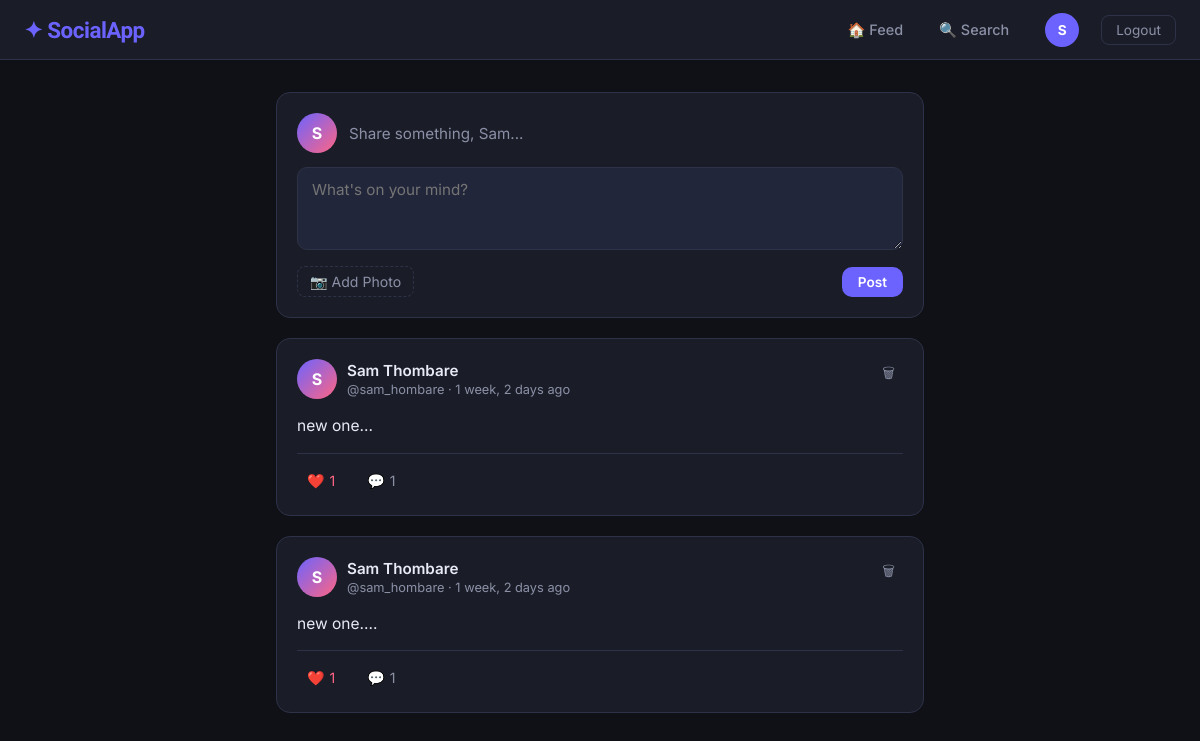
The page /feed/ (signed in) on the database its author committed.
### core/models.py (models this page shows, shortened)
class Post(models.Model):
    author      = models.ForeignKey(User, on_delete=models.CASCADE, related_name='posts')
    content     = models.TextField(max_length=500)
    image       = models.ImageField(upload_to='posts/', blank=True, null=True)
    created_at  = models.DateTimeField(default=timezone.now)
    updated_at  = models.DateTimeField(auto_now=True)
    class Meta:
        ordering = ['-created_at']   # Newest posts first
    def get_likes_count(self):
        return Like.objects.filter(post=self).count()
    def get_comments_count(self):
        return Comment.objects.filter(post=self).count()

### core/views.py (the view)
# urls.py: path('feed/',      views.feed_view,     name='feed'),
@login_required
def feed_view(request):
    get_or_create_profile(request.user)
    if request.method == 'POST':
        form = PostForm(request.POST, request.FILES)
        if form.is_valid():
            post = form.save(commit=False)
            post.author = request.user
            post.save()
            messages.success(request, 'Post created!')
            return redirect('feed')
    else:
        form = PostForm()
    following_ids = Follow.objects.filter(
        follower=request.user
    ).values_list('following_id', flat=True)
    posts = Post.objects.filter(
        Q(author__in=following_ids) | Q(author=request.user)
    ).select_related('author', 'author__profile').prefetch_related('likes', 'comments')
    liked_post_ids = Like.objects.filter(
        user=request.user
    ).values_list('post_id', flat=True)
    context = {
        'form': form,
        'posts': posts,
        'liked_post_ids': list(liked_post_ids),
    }
    return render(request, 'core/feed.html', context)

### core/forms.py
class PostForm(forms.ModelForm):
    class Meta:
        model   = Post
        fields  = ['content', 'image']
        widgets = {
            'content': forms.Textarea(attrs={
                'placeholder': "What's on your mind?",
                'class': 'post-textarea',
                'rows': 3
            }),
            'image': forms.FileInput(attrs={'class': 'file-input'}),
        }

### core/views.py (called while the page is built)
def get_or_create_profile(user):
    profile, _ = Profile.objects.get_or_create(user=user)
    return profile

### core/templates/core/feed.html (shortened to what this page needs)
{% extends 'core/base.html' %}
{% load static %}
{% block extra_css %}
<link rel="stylesheet" href="{% static 'core/feed.css' %}" />
{% endblock %}
{% block content %}
<div class="feed-layout">
  <div class="create-post-card">
    <div class="create-post-header">
      {% if user.profile.avatar %}
        <img src="{{ user.profile.avatar.url }}" class="user-avatar-sm" alt="avatar" />
      {% else %}
        <div class="avatar-placeholder">{{ user.username|first|upper }}</div>
      {% endif %}
      <span class="create-label">Share something, {{ user.first_name|default:user.username }}...</span>
    </div>
    <form method="post" action="{% url 'feed' %}" enctype="multipart/form-data" class="post-form">
      {{ form.content }}
      <div class="post-form-footer">
        <label class="file-label">
          📷 Add Photo
        </label>
        <button type="submit" class="btn btn-primary btn-sm">Post</button>
      </div>
    </form>
  </div>
  {% if posts %}
    {% for post in posts %}
    <article class="post-card">
      <div class="post-header">
        <a href="{% url 'profile' username=post.author.username %}" class="post-author-link">
          {% if post.author.profile.avatar %}
            <img src="{{ post.author.profile.avatar.url }}" class="user-avatar-sm" alt="avatar" />
          {% else %}
            <div class="avatar-placeholder">{{ post.author.username|first|upper }}</div>
          {% endif %}
          <div>
            <div class="author-name">{{ post.author.get_full_name|default:post.author.username }}</div>
            <div class="post-time">@{{ post.author.username }} · {{ post.created_at|timesince }} ago</div>
          </div>
        </a>
        {% if post.author == user %}
        <form method="post" action="{% url 'delete_post' post_id=post.id %}" class="delete-form"
              onsubmit="return confirm('Delete this post?')">
          <button type="submit" class="btn-icon-danger">🗑</button>
        </form>
        {% endif %}
      </div>
      <div class="post-content">{{ post.content }}</div>
      <div class="post-actions">
        <button class="action-btn like-btn {% if post.id in liked_post_ids %}liked{% endif %}"
                data-post-id="{{ post.id }}"
                data-url="{% url 'like_post' post_id=post.id %}">
          <span class="like-icon">{% if post.id in liked_post_ids %}❤️{% else %}🤍{% endif %}</span>
          <span class="like-count">{{ post.get_likes_count }}</span>
        </button>
        <a href="{% url 'post_detail' post_id=post.id %}" class="action-btn">
          💬 <span>{{ post.get_comments_count }}</span>
        </a>
      </div>
    </article>
    {% endfor %}
  {% endif %}
</div>
{% endblock %}

### core/templates/core/base.html (shortened to what this page needs)
<!DOCTYPE html>
{% load static %}
<html lang="en">
<head>
  {% block extra_css %}{% endblock %}
</head>
<body>
  {% if user.is_authenticated %}
  <nav class="navbar">
    <a href="{% url 'feed' %}" class="navbar-brand">✦ SocialApp</a>
    <div class="navbar-links">
      <a href="{% url 'feed' %}"   class="nav-link">🏠 Feed</a>
      <a href="{% url 'search' %}" class="nav-link">🔍 Search</a>
      <a href="{% url 'profile' username=user.username %}" class="nav-link">
        {% if user.profile.avatar %}
          <img src="{{ user.profile.avatar.url }}" class="nav-avatar" alt="avatar" />
        {% else %}
          <span class="nav-avatar-placeholder">{{ user.username|first|upper }}</span>
        {% endif %}
      </a>
      <form method="post" action="{% url 'logout' %}" style="display:inline;">
        <button type="submit" class="btn-logout">Logout</button>
      </form>
    </div>
  </nav>
  {% endif %}
  <div class="page-wrapper">
    {% block content %}{% endblock %}
  </div>
</body>
</html>

### core/static/core/feed.css (style rules this page uses)
:root { --bg: #0f1117; --surface: #1a1d27; --card: #22263a; --border: #2e3248; --accent: #6c63ff; --accent2: #ff6584; --text: #e8eaf6; --muted: #8b90a7; --danger: #ff5a5a; --radius: 14px; }
.feed-layout { display: flex; flex-direction: column; gap: 20px; }
.create-post-card { background: var(--surface); border: 1px solid var(--border); border-radius: var(--radius); padding: 20px; }
.create-post-header { display: flex; align-items: center; gap: 12px; margin-bottom: 14px; }
.create-label { color: var(--muted); font-size: 0.95rem; }
.post-form textarea, textarea.post-textarea { width: 100%; background: var(--card); border: 1px solid var(--border); border-radius: 10px; color: var(--text); font-family: 'Inter', sans-serif; font-size: 0.95rem; padding: 12px 14px; resize: vertical; outline: none; transition: border-color 0.2s; }
.post-form-footer { display: flex; align-items: center; justify-content: space-between; margin-top: 12px; }
.file-label { font-size: 0.88rem; color: var(--muted); cursor: pointer; padding: 6px 12px; border: 1px dashed var(--border); border-radius: 8px; transition: all 0.2s; }
.post-card { background: var(--surface); border: 1px solid var(--border); border-radius: var(--radius); padding: 20px; transition: border-color 0.2s; }
.post-header { display: flex; align-items: flex-start; justify-content: space-between; margin-bottom: 14px; }
.post-author-link { display: flex; align-items: center; gap: 10px; text-decoration: none; color: inherit; }
.avatar-placeholder { width: 40px; height: 40px; border-radius: 50%; background: linear-gradient(135deg, var(--accent), var(--accent2)); display: flex; align-items: center; justify-content: center; font-weight: 700; font-size: 1rem; color: #fff; flex-shrink: 0; }
.author-name { font-weight: 600; font-size: 0.95rem; color: var(--text); }
.post-time { font-size: 0.8rem; color: var(--muted); margin-top: 2px; }
.post-content { color: var(--text); font-size: 0.97rem; line-height: 1.65; margin-bottom: 14px; white-space: pre-wrap; word-break: break-word; }
.post-actions { display: flex; align-items: center; gap: 12px; padding-top: 12px; border-top: 1px solid var(--border); }
.action-btn { display: inline-flex; align-items: center; gap: 5px; background: none; border: none; color: var(--muted); font-size: 0.88rem; font-family: 'Inter', sans-serif; cursor: pointer; padding: 6px 10px; border-radius: 8px; text-decoration: none; transition: all 0.2s; }
.action-btn.liked { color: #ff6584; }
.btn-icon-danger { background: none; border: none; color: var(--muted); cursor: pointer; padding: 4px 8px; border-radius: 6px; font-size: 0.88rem; transition: all 0.2s; }
.btn { display: inline-flex; align-items: center; gap: 6px; padding: 10px 20px; border-radius: 10px; font-size: 0.9rem; font-weight: 600; font-family: 'Inter', sans-serif; cursor: pointer; border: none; text-decoration: none; transition: all 0.2s; }
.btn-primary { background: var(--accent); color: #fff; }
.btn-sm { padding: 7px 16px; font-size: 0.85rem; }

### rows shown on the page
Post: author.username|first "S", author.get_full_name "Sam Thombare", author.username "sam_hombare", created_at "1 week, 2 days", content "new one...", get_likes_count "1", get_comments_count "1"
Post: author.username|first "S", author.get_full_name "Sam Thombare", author.username "sam_hombare", created_at "1 week, 2 days", content "new one....", get_likes_count "1", get_comments_count "1"

### other values the page prints
{{ user.username|first|upper }} "S"
{{ user.first_name|default:user.username }} "Sam"
